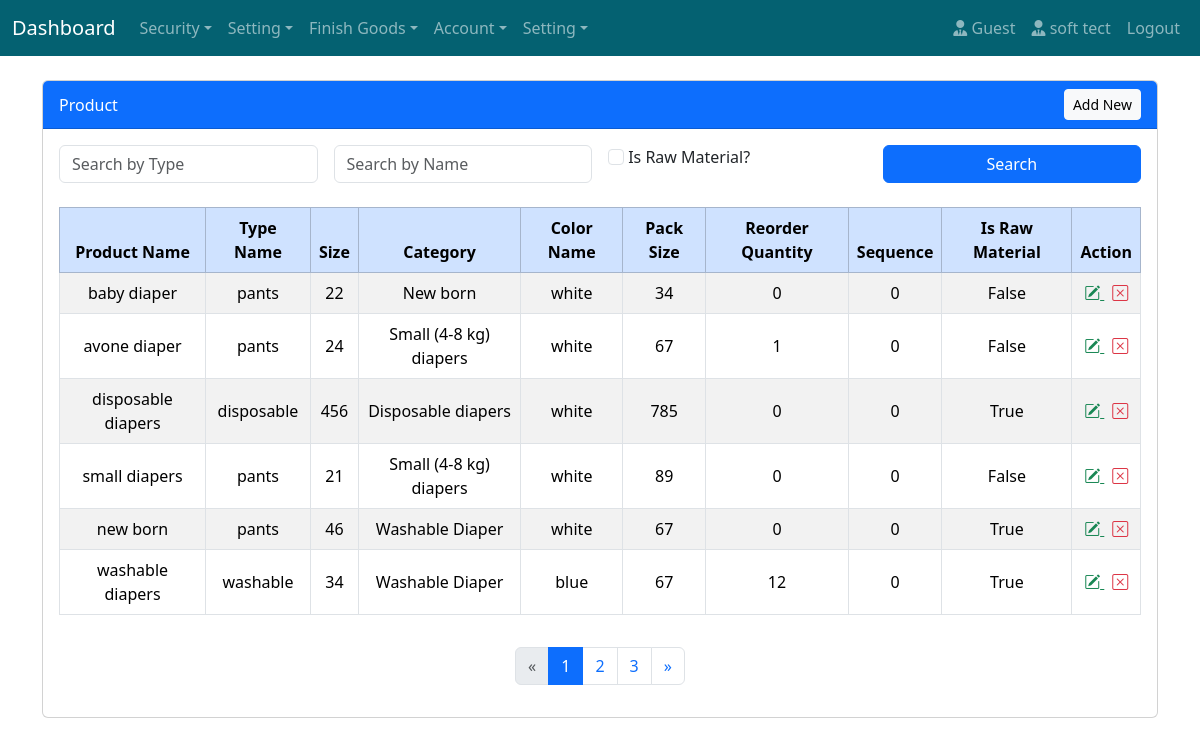
/Product/, run on the app's committed database.
### inven_app/models.py (models this page shows, shortened)
class Orgnaiztion_add(models.Model):
    Organization_name=models.CharField(max_length=200)
    adress=models.CharField(max_length=200)
    Phone_Number= models.IntegerField()
    email=models.EmailField( max_length=254)
    contact_person=models.CharField( max_length=100)
    Logo=models.ImageField(upload_to='image/', height_field=None, width_field=None, max_length=None)

class ProductName(models.Model):
   CATEGORY_CHOICES= [
        ('Cloth diapers', 'Cloth diapers'),
        ('Disposable diapers', 'Disposable diapers'),
        ('Swim diapers', 'Swim diapers'),
        ('New born', 'New born'),
        ('Small (4-8 kg) diapers', 'Small (4-8 kg) diapers'),
        ('Pant Style diapers', 'Pant Style diapers'),
        ('Washable Diaper', 'Washable Diaper'),
        ('Xxl (14-25 kg) diapers', 'Xxl (14-25 kg) diapers'),
    ]
   Product_Name=models.CharField(max_length=300)
   Type_Name=models.CharField( max_length=150)
   Size=models.IntegerField()
   Category=models.CharField( max_length=200,choices=CATEGORY_CHOICES )
   Color_Name=models.CharField( max_length=100)
   Pack_Size=models.IntegerField()
   Reorder_Quantity=models.IntegerField()
   Sequence=models.IntegerField()
   Is_Raw_Material=models.BooleanField()

### inven_app/views.py (the view, shortened to what this page needs)
# urls.py: path('Product/',Product,name='Product'),
def Product(request):
    form = ProductSearchForm(request.GET or None)
    products = ProductName.objects.all()
    return render(request, "NameOf_product/product.html", {"form": form, "products": products})

### inven_app/forms.py
class ProductSearchForm(forms.Form):
    product_type = forms.CharField(
        required=False,
        widget=forms.TextInput(attrs={'class': 'form-control', 'placeholder': 'Search by Type'})
    )
    product_name = forms.CharField(
        required=False,
        widget=forms.TextInput(attrs={'class': 'form-control', 'placeholder': 'Search by Name','autocomplete': 'off',
            'id': 'product-search'})
    )
    is_raw_material = forms.BooleanField(
        required=False,
        widget=forms.CheckboxInput(attrs={'class': 'form-check-input','onchange': 'this.form.submit()'}),
        label="Is Raw Material?"
    )

### inven_app/context_processors.py (called while the page is built)
def organization_list(request):
    org = Orgnaiztion_add.objects.first()
    return {'org_name': org}

### inven_app/templates/NameOf_product/product.html (shortened to what this page needs)
{% extends 'base.html' %}
{% block main %}
<div class="container mt-4">
    <div class="card">
        <div class="card-header bg-primary text-white d-flex justify-content-between align-items-center">
            <span>Product</span>
            <a href="{% url 'Addproduct' %}" class="btn btn-light btn-sm"> Add New</a>
        </div>
        <div class="card-body">
           <form method="get" class="row g-3 mb-4">
        <div class="col-md-3">
            {{ form.product_type }}
        </div>
        <div class="col-md-3">
            {{ form.product_name }}
        </div>
        <div class="col-md-3">
              {{ form.is_raw_material}}
            <label class="form-check-label" for="{{ form.is_raw_material.id_for_label }}">
            {{ form.is_raw_material.label }}
        </div>
        <div class="col-md-3">
            <button type="submit" class="btn btn-primary w-100">Search</button>
        </div>
    </form>
            <div class="table-responsive">
                <table class="table table-bordered table-striped text-center align-middle">
                    <thead class="table-primary">
                        <tr>
                            <th>Product Name</th>
                            <th>Type Name</th>
                            <th>Size</th>
                            <th>Category</th>
                            <th>Color Name</th>
                            <th>Pack Size</th>
                            <th>Reorder Quantity</th>
                            <th>Sequence</th>
                            <th>Is Raw Material</th>
                            <th>Action</th>
                        </tr>
                    </thead>
                    <tbody>
                        {% for i in products%}
                        <tr>
                            <td>{{i.Product_Name}}</td>
                            <td>{{i.Type_Name}}</td>
                            <td>{{i.Size}}</td>
                            <td>{{i.Category}}</td>
                            <td>{{i.Color_Name}}</td>
                            <td>{{i.Pack_Size}}</td>
                            <td>{{i.Reorder_Quantity}}</td>
                            <td>{{i.Sequence}}</td>
                            <td>
                                {% if i.Is_Raw_Material %}
                                    True
                                {% else %}
                                    False
                                {% endif %}
                            </td>
                            <td>
                                <a href="{% url 'update_p' i.id %}" class="text-success me-2">
                                    <i class="bi bi-pencil-square"></i>
                                </a>
                                <a href="{% url 'delete_p' i.id %}" class="text-danger">
                                <i class="bi bi-x-square"></i>
                                </a>
                            </td>
                        </tr>
                        {% endfor %}
                    </tbody>
                </table>
            </div>
            <nav>
                <ul class="pagination justify-content-center mt-3">
                    <li class="page-item disabled"><a class="page-link" href="#">«</a></li>
                    <li class="page-item active"><a class="page-link" href="#">1</a></li>
                    <li class="page-item"><a class="page-link" href="#">2</a></li>
                    <li class="page-item"><a class="page-link" href="#">3</a></li>
                    <li class="page-item"><a class="page-link" href="#">»</a></li>
                </ul>
            </nav>
        </div>
    </div>
</div>
<link rel="stylesheet" href="https://cdn.jsdelivr.net/npm/bootstrap-icons@1.10.5/font/bootstrap-icons.css">
{% endblock  %}

### inven_app/templates/base.html (shortened to what this page needs)
<!doctype html>
<html lang="en">
  <head>
    <link href="https://cdn.jsdelivr.net/npm/bootstrap@5.3.7/dist/css/bootstrap.min.css" rel="stylesheet">
    <link rel="stylesheet" href="https://cdnjs.cloudflare.com/ajax/libs/font-awesome/6.5.0/css/all.min.css">
</head>
  <body>
    <div>
  <!DOCTYPE html>
<html lang="en">
<head>
    <link href="https://cdn.jsdelivr.net/npm/bootstrap@5.3.3/dist/css/bootstrap.min.css" rel="stylesheet">
    <link rel="stylesheet" href="https://cdnjs.cloudflare.com/ajax/libs/font-awesome/6.5.0/css/all.min.css">
    <link rel="stylesheet" href="https://cdn.jsdelivr.net/npm/bootstrap-icons@1.10.5/font/bootstrap-icons.css">
</head>
<body>
<nav class="navbar navbar-expand-lg navbar-dark" style="background-color: #046171ff;">
  <div class="container-fluid">
    <a class="navbar-brand" href="{% url 'home' %}">Dashboard</a>
    <div class="collapse navbar-collapse" id="navbarMain">
      <ul class="navbar-nav me-auto mb-2 mb-lg-0 text-white">
        <li class="nav-item dropdown ">
          <a class="nav-link dropdown-toggle" href="#" data-bs-toggle="dropdown">Security</a>
        </li>
        <li class="nav-item dropdown">
          <a class="nav-link dropdown-toggle" href="#" data-bs-toggle="dropdown">Setting</a>
        </li>
        <li class="nav-item dropdown">
          <a class="nav-link dropdown-toggle" href="#" data-bs-toggle="dropdown">Finish Goods</a>
        </li>
        <li class="nav-item dropdown">
          <a class="nav-link dropdown-toggle" href="#" data-bs-toggle="dropdown">Account</a>
        </li>
        <li class="nav-item dropdown">
          <a class="nav-link dropdown-toggle" href="#" data-bs-toggle="dropdown">Setting</a>
        </li>
      </ul>
      <ul class="navbar-nav">
        <li class="nav-item"><a class="nav-link" href="#">
        <i class="fa-solid fa-user-tie"></i>
        {% if request.user.is_authenticated %}
            {{ request.user.username }}
        {% else %}
            Guest
        {% endif %}
        </a>
        </li>
        <a class="nav-link" href="#"><i class="fa-solid fa-user-tie"></i> {{ org_name.Organization_name }}</a>
        <li class="nav-item"><a class="nav-link" href="{% url 'logout' %}" class="btn btn-danger">Logout</a></li>
      </ul>
    </div>
  </div>
</nav>
{% block main%}
{% endblock%}
</body>
</html>

### data on the page
Orgnaiztion_add: Organization_name "soft tect"
ProductName: Product_Name "baby diaper", Type_Name "pants", Size "22", Category "New born", Color_Name "white", Pack_Size "34", Reorder_Quantity "0", Sequence "0", Is_Raw_Material "False"
ProductName: Product_Name "avone diaper", Type_Name "pants", Size "24", Category "Small (4-8 kg) diapers", Color_Name "white", Pack_Size "67", Reorder_Quantity "1", Sequence "0", Is_Raw_Material "False"
ProductName: Product_Name "disposable diapers", Type_Name "disposable", Size "456", Category "Disposable diapers", Color_Name "white", Pack_Size "785", Reorder_Quantity "0", Sequence "0", Is_Raw_Material "True"
ProductName: Product_Name "small diapers", Type_Name "pants", Size "21", Category "Small (4-8 kg) diapers", Color_Name "white", Pack_Size "89", Reorder_Quantity "0", Sequence "0", Is_Raw_Material "False"
ProductName: Product_Name "new born", Type_Name "pants", Size "46", Category "Washable Diaper", Color_Name "white", Pack_Size "67", Reorder_Quantity "0", Sequence "0", Is_Raw_Material "True"
ProductName: Product_Name "washable diapers", Type_Name "washable", Size "34", Category "Washable Diaper", Color_Name "blue", Pack_Size "67", Reorder_Quantity "12", Sequence "0", Is_Raw_Material "True"
